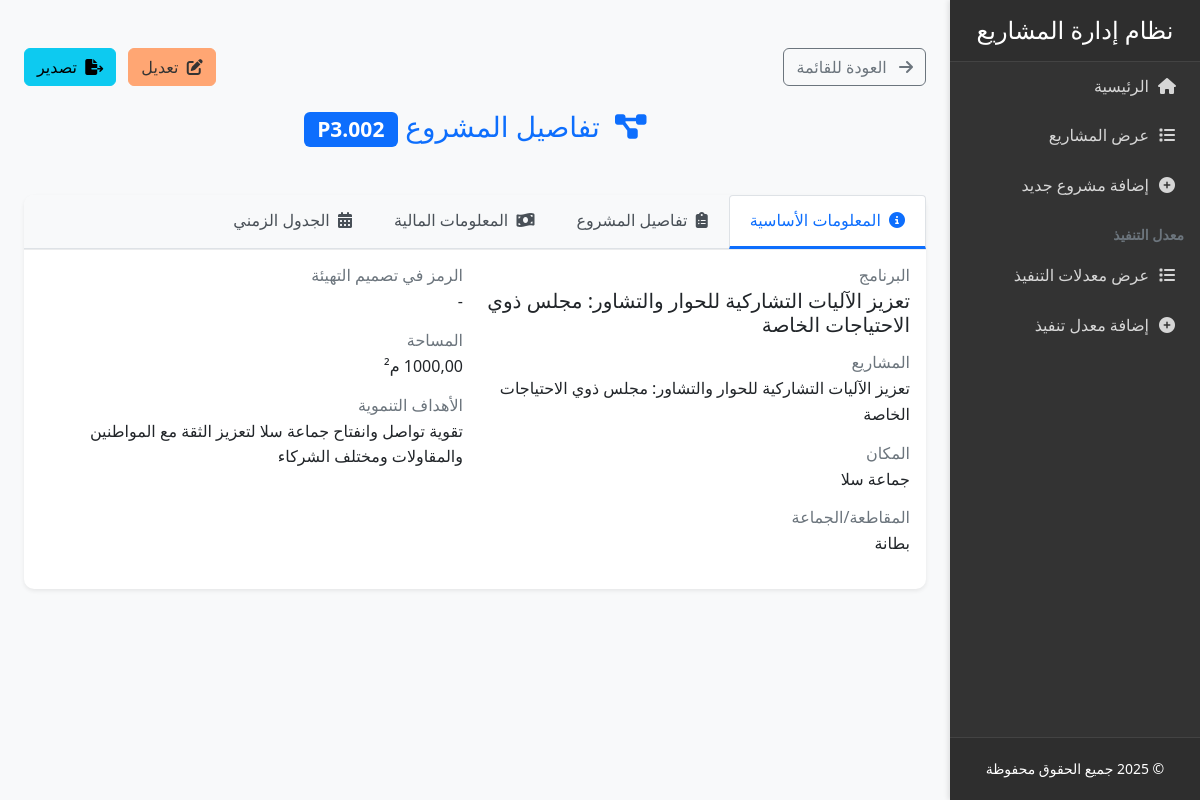
The app's page /projects/2/ with its own data.
### projects/models.py (models this page shows, shortened)
class Project(models.Model):
    code = models.CharField(_('الرمز'), max_length=100, unique=True)
    program = models.CharField(_('البرنامج'), max_length=255)
    projects = models.TextField(_('المشاريع'))
    location = models.CharField(_('المكان'), max_length=255)
    district = models.CharField(_('المقاطعة/الجماعة'), max_length=255)
    planning_code = models.CharField(_('الرمز في تصميم التهيئة'), max_length=100, blank=True, null=True)
    development_goals = models.TextField(_('الأهداف التنموية'), blank=True, null=True, help_text=_('أدخل الأهداف التنموية للمشروع'))
    components = models.TextField(_('مكونات المشروع'))
    target_group = models.TextField(_('الفئة المستهدفة'))
    project_goals = models.TextField(_('أهداف المشروع'), blank=True, null=True, help_text=_('أدخل الأهداف الرئيسية للمشروع'))
    property_status = models.CharField(_('وضعية العقار'), max_length=100)
    property_drawing = models.CharField(_('الرسم العقاري'), max_length=100, blank=True, null=True)
    area = models.DecimalField(_('المساحة'), max_digits=10, decimal_places=2, help_text=_('بالمتر المربع'))
    property_prep_cost = models.DecimalField(_('كلفة تعبئة العقار'), max_digits=15, decimal_places=2,
                                           help_text=_('بالدرهم المغربي'))
    studies = models.TextField(_('الدراسات'), blank=True, null=True)
    achievements = models.TextField(_('الإنجازات'), blank=True, null=True)
    estimated_cost = models.DecimalField(_('التكلفة التقديرية'), max_digits=15, decimal_places=2,
                                       help_text=_('بالدرهم المغربي'))
    start_year = models.PositiveIntegerField(_('سنة الانطلاق'))
    estimated_duration = models.PositiveIntegerField(_('المدة التقديرية (أشهر)'))
    YEAR_CHOICES = [
        ('2022', '2022'),
        ('2023', '2023'),
        ('2024', '2024'),
        ('2025', '2025'),
        ('2026', '2026'),
        ('2027', '2027'),
        ('2028', '2028'),
    ]
    implementation_years = models.JSONField(_('سنوات التنفيذ'), default=list, help_text=_('اختر سنوات التنفيذ'))
    budget_years = models.JSONField(_('سنوات الميزانية'), default=list, help_text=_('اختر سنوات الميزانية'))
    indicator_1 = models.CharField(_('المؤشر 1'), max_length=255, blank=True, null=True)
    indicator_2 = models.CharField(_('المؤشر 2'), max_length=255, blank=True, null=True)
    indicator_3 = models.CharField(_('المؤشر 3'), max_length=255, blank=True, null=True)
    potential_partners = models.TextField(_('الشركاء المحتملين'), blank=True, null=True)
    funding_sources = models.TextField(_('مصادر التمويل المحتملة'), blank=True, null=True)
    created_at = models.DateTimeField(_('تاريخ الإنشاء'), auto_now_add=True)
    updated_at = models.DateTimeField(_('تاريخ التحديث'), auto_now=True)
    class Meta:
        verbose_name = _('مشروع')
        verbose_name_plural = _('المشاريع')
        ordering = ['-created_at']

### projects/views.py (the view)
# urls.py: path('projects/<int:pk>/', views.project_detail, name='project_detail'),
def project_detail(request, pk):
    project = get_object_or_404(Project, pk=pk)
    context = {
        'title': _('تفاصيل المشروع') + f' - {project.code}',
        'project': project,
    }
    return render(request, 'projects/project_detail.html', context)

### projects/templates/projects/project_detail.html (shortened to what this page needs)
{% extends 'projects/base.html' %}
{% load i18n %}
{% block content %}
<div class="container-fluid py-4">
    <div class="row mb-4">
        <div class="col-12">
            <div class="d-flex justify-content-between align-items-center">
                <a href="{% url 'projects:project_list' %}" class="btn btn-outline-secondary">
                    <i class="fas fa-arrow-right me-2"></i> {% trans 'العودة للقائمة' %}
                </a>
                <div>
                    <a href="{% url 'projects:project_edit' project.pk %}" class="btn btn-warning me-2">
                        <i class="fas fa-edit me-1"></i> {% trans 'تعديل' %}
                    </a>
                    <a href="{% url 'projects:export_projects' %}" class="btn btn-info">
                        <i class="fas fa-file-export me-1"></i> {% trans 'تصدير' %}
                    </a>
                </div>
            </div>
            <h1 class="h3 text-center my-4 text-primary">
                <i class="fas fa-project-diagram me-2"></i> {% trans 'تفاصيل المشروع' %}
                <span class="badge bg-primary">{{ project.code }}</span>
            </h1>
        </div>
    </div>
    <div class="row">
        <div class="col-12">
            <div class="card shadow-sm">
                <div class="card-header p-0">
                    <ul class="nav nav-tabs" id="projectTabs" role="tablist">
                        <li class="nav-item" role="presentation">
                            <button class="nav-link active" id="basic-tab" data-bs-toggle="tab" data-bs-target="#basic" type="button" role="tab" aria-controls="basic" aria-selected="true">
                                <i class="fas fa-info-circle me-1"></i> {% trans 'المعلومات الأساسية' %}
                            </button>
                        </li>
                        <li class="nav-item" role="presentation">
                            <button class="nav-link" id="details-tab" data-bs-toggle="tab" data-bs-target="#details" type="button" role="tab" aria-controls="details" aria-selected="false">
                                <i class="fas fa-clipboard-list me-1"></i> {% trans 'تفاصيل المشروع' %}
                            </button>
                        </li>
                        <li class="nav-item" role="presentation">
                            <button class="nav-link" id="financial-tab" data-bs-toggle="tab" data-bs-target="#financial" type="button" role="tab" aria-controls="financial" aria-selected="false">
                                <i class="fas fa-money-bill-wave me-1"></i> {% trans 'المعلومات المالية' %}
                            </button>
                        </li>
                        <li class="nav-item" role="presentation">
                            <button class="nav-link" id="timeline-tab" data-bs-toggle="tab" data-bs-target="#timeline" type="button" role="tab" aria-controls="timeline" aria-selected="false">
                                <i class="fas fa-calendar-alt me-1"></i> {% trans 'الجدول الزمني' %}
                            </button>
                        </li>
                    </ul>
                </div>
                <div class="card-body">
                    <div class="tab-content" id="projectTabsContent">
                        <div class="tab-pane fade show active" id="basic" role="tabpanel" aria-labelledby="basic-tab">
                            <div class="row">
                                <div class="col-md-6">
                                    <div class="mb-3">
                                        <h6 class="text-muted mb-1">{% trans 'البرنامج' %}</h6>
                                        <p class="h5">{{ project.program|default:'-' }}</p>
                                    </div>
                                    <div class="mb-3">
                                        <h6 class="text-muted mb-1">{% trans 'المشاريع' %}</h6>
                                        <p>{{ project.projects|default:'-'|linebreaksbr }}</p>
                                    </div>
                                    <div class="mb-3">
                                        <h6 class="text-muted mb-1">{% trans 'المكان' %}</h6>
                                        <p>{{ project.location|default:'-' }}</p>
                                    </div>
                                    <div class="mb-3">
                                        <h6 class="text-muted mb-1">{% trans 'المقاطعة/الجماعة' %}</h6>
                                        <p>{{ project.district|default:'-' }}</p>
                                    </div>
                                </div>
                                <div class="col-md-6">
                                    <div class="mb-3">
                                        <h6 class="text-muted mb-1">{% trans 'الرمز في تصميم التهيئة' %}</h6>
                                        <p>{{ project.planning_code|default:'-' }}</p>
                                    </div>
                                    <div class="mb-3">
                                        <h6 class="text-muted mb-1">{% trans 'المساحة' %}</h6>
                                        <p>{{ project.area|default:'0.00' }} م²</p>
                                    </div>
                                    <div class="mb-3">
                                        <h6 class="text-muted mb-1">{% trans 'الأهداف التنموية' %}</h6>
                                        <p>{{ project.development_goals|default:'-'|linebreaksbr }}</p>
                                    </div>
                                </div>
                            </div>
                        </div>
                    </div>
                </div>
            </div>
        </div>
    </div>
</div>
{% endblock %}

### static/css/style.css (style rules this page uses)
:root { --primary-color: #4DA8DA; --secondary-color: #B0DB9C; --accent-color: #FFA673; --light-bg: #EAE4D5; --dark-color: #333; --light-color: #fff; }
body { background-color: #f8f9fa; font-family: 'Segoe UI', Tahoma, Geneva, Verdana, sans-serif; line-height: 1.6; }
.card { border: none; border-radius: 10px; box-shadow: 0 2px 15px rgba(0, 0, 0, 0.05); margin-bottom: 20px; transition: transform 0.3s, box-shadow 0.3s; }
.card-header { background-color: var(--primary-color); color: white; font-weight: 600; border-radius: 10px 10px 0 0 !important; }
.btn-warning { background-color: var(--accent-color); border-color: var(--accent-color); color: #333; }

### projects/templates/projects/project_detail.html (style rules this page uses)
.nav-tabs .nav-link { color: #495057; border: 1px solid transparent; border-top-left-radius: 0.25rem; border-top-right-radius: 0.25rem; padding: 0.75rem 1.25rem; font-weight: 500; }
.nav-tabs .nav-link.active { color: #0d6efd; background-color: #fff; border-color: #dee2e6 #dee2e6 #fff; border-bottom: 3px solid #0d6efd; }
.card { border: none; box-shadow: 0 0.125rem 0.25rem rgba(0, 0, 0, 0.075); }
.card-header { background-color: #f8f9fa; border-bottom: 1px solid rgba(0, 0, 0, 0.05); }
.text-muted { color: #6c757d !important; }

### records on screen
Project: code "P3.002", program "تعزيز الآليات التشاركية للحوار والتشاور: مجلس ذوي الاحتياجات الخاصة", projects "تعزيز الآليات التشاركية للحوار والتشاور: مجلس ذوي الاحتياجات الخاصة", location "جماعة سلا", district "بطانة", planning_code "-", development_goals "تقوية تواصل وانفتاح جماعة سلا لتعزيز الثقة مع المواطنين والمقاولات ومختلف الشركاء"
